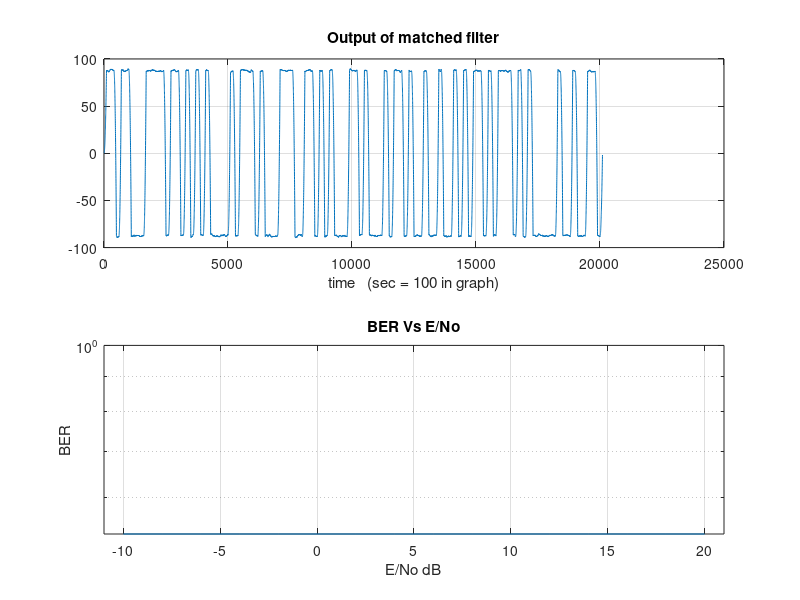

This chart was generated by the following MATLAB code:
N=100;   % Number of input bits
sent_bits=randi([0,1],1,N); %Input Bit Stream
A=1; %amplitude of S(t)
T=1; %duration of S(t)
S=ones(1,T)*A; %rectangular pulse
E=norm(S)^2; %S(t) Energy
 
% g signal represent bit stream
len=N;
n=200;
dt=(n*len)/N;
t1=0:dt:len;
g=zeros(1,length(t1));
for i=0:len-1;
    if sent_bits(i+1)==1
        g(i*n+1 : (i+1)*n)=1;
    else
        g(i*n+1 : (i+1)*n)=-1;
    end;
end;

t = 0:0.01:1;
h = (sqrt(3))* t; %matched filter

snr_db=20 ;
E = 1;
No=(E ./(10.^(snr_db/10)));
w=randn(1,length(g))*sqrt(No/2); %add noise 
r = g+w; %received signal
output_h=conv(r,h); %matched filter for r

%plotting output of matched filter
subplot(2,1,1); 
plot(output_h);
grid on;
title('Output of matched filter');
xlabel('time   (sec = 100 in graph)') % 2*10^4 = 200

z=sign(output_h(T:T:end)); %sampling at T & using thresholding operation
decodedBits=(z+1)/2; %decoding the sent bits
length(decodedBits)
 cnt=0;
  for i=1:N
       if (sent_bits(i)~=decodedBits(i))
           cnt=cnt+1;
       end
   end
   noOfWrongBits = cnt;
Probabilityoferror =  noOfWrongBits/N  %calculating the bit error


snr_db= -10:2:20;
E = 1;
No=(E ./(10.^(snr_db/10)));
for k=1:length(No)
   w=randn(1,length(g))*sqrt(No(k)/2); 
   r=g+w; 
   output_h=conv(r,h); 

  z=sign(output_h(T:T:end)); 
  decodedBits=(z+1)/2;
  cnt=0;
  for i=1:N
       if (sent_bits(i)~=decodedBits(i))
           cnt=cnt+1;
       end
   end
   noOfWrongBits = cnt;
   BER(k)= noOfWrongBits/N; 
end
 
%plotting BER Vs E/No
subplot(2,1,2)
semilogy(snr_db,BER)
axis([-11 21 -3 1]);
title ('BER Vs E/No');
xlabel ('E/No dB');
ylabel ('BER');
grid on;